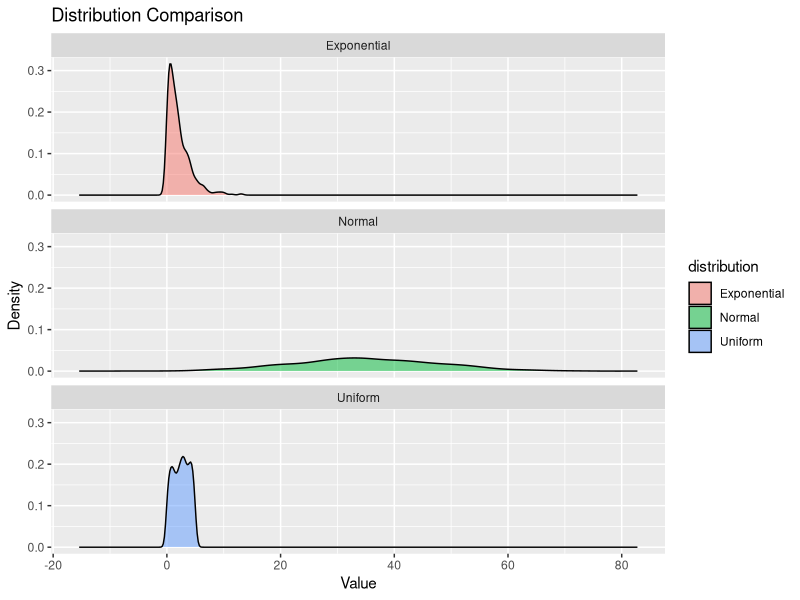

This figure's R source:
# Load necessary libraries
library(ggplot2)

# Simulate Uniform distribution
uniform_data <- data.frame(distribution = "Uniform", value = runif(1000, min = 0, max = 5))

# Simulate Exponential distribution
exponential_data <- data.frame(distribution = "Exponential", value = rexp(1000, rate = 0.5))

# Simulate Normal distribution
normal_data <- data.frame(distribution = "Normal", value = rnorm(1000, mean = 35, sd = 13))

# Combine data
combined_data <- rbind(uniform_data, exponential_data, normal_data)

# Plot density plots
ggplot(combined_data, aes(x = value, fill = distribution)) +
  geom_density(alpha = 0.5) +
  facet_wrap(~ distribution, ncol = 1) +
  labs(title = "Distribution Comparison", x = "Value", y = "Density")
